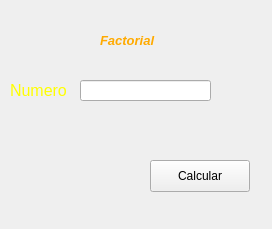
<?xml version="1.0" encoding="UTF-8"?>
<ui version="4.0">
 <class>MainWindow</class>
 <widget class="QMainWindow" name="MainWindow">
  <property name="geometry">
   <rect>
    <x>0</x>
    <y>0</y>
    <width>272</width>
    <height>229</height>
   </rect>
  </property>
  <property name="windowTitle">
   <string>MainWindow</string>
  </property>
  <property name="styleSheet">
   <string notr="true"/>
  </property>
  <widget class="QWidget" name="centralwidget">
   <widget class="QLabel" name="label">
    <property name="geometry">
     <rect>
      <x>100</x>
      <y>30</y>
      <width>71</width>
      <height>21</height>
     </rect>
    </property>
    <property name="text">
     <string>&lt;html&gt;&lt;head/&gt;&lt;body&gt;&lt;p&gt;&lt;span style=&quot; font-size:10pt; font-weight:600; font-style:italic; color:#ffaa00;&quot;&gt;Factorial&lt;/span&gt;&lt;/p&gt;&lt;/body&gt;&lt;/html&gt;</string>
    </property>
   </widget>
   <widget class="QLineEdit" name="txtNumero">
    <property name="geometry">
     <rect>
      <x>80</x>
      <y>80</y>
      <width>131</width>
      <height>21</height>
     </rect>
    </property>
   </widget>
   <widget class="QPushButton" name="btnCalcular">
    <property name="geometry">
     <rect>
      <x>150</x>
      <y>160</y>
      <width>100</width>
      <height>32</height>
     </rect>
    </property>
    <property name="styleSheet">
     <string notr="true">border-top-color: rgb(85, 255, 127);</string>
    </property>
    <property name="text">
     <string>Calcular</string>
    </property>
   </widget>
   <widget class="QLabel" name="label_4">
    <property name="geometry">
     <rect>
      <x>10</x>
      <y>80</y>
      <width>81</width>
      <height>21</height>
     </rect>
    </property>
    <property name="text">
     <string>&lt;html&gt;&lt;head/&gt;&lt;body&gt;&lt;p&gt;&lt;span style=&quot; font-size:12pt; color:#ffff00;&quot;&gt;Numero&lt;/span&gt;&lt;/p&gt;&lt;/body&gt;&lt;/html&gt;</string>
    </property>
   </widget>
  </widget>
  <widget class="QMenuBar" name="menubar">
   <property name="geometry">
    <rect>
     <x>0</x>
     <y>0</y>
     <width>272</width>
     <height>21</height>
    </rect>
   </property>
  </widget>
 </widget>
 <resources/>
 <connections/>
</ui>
